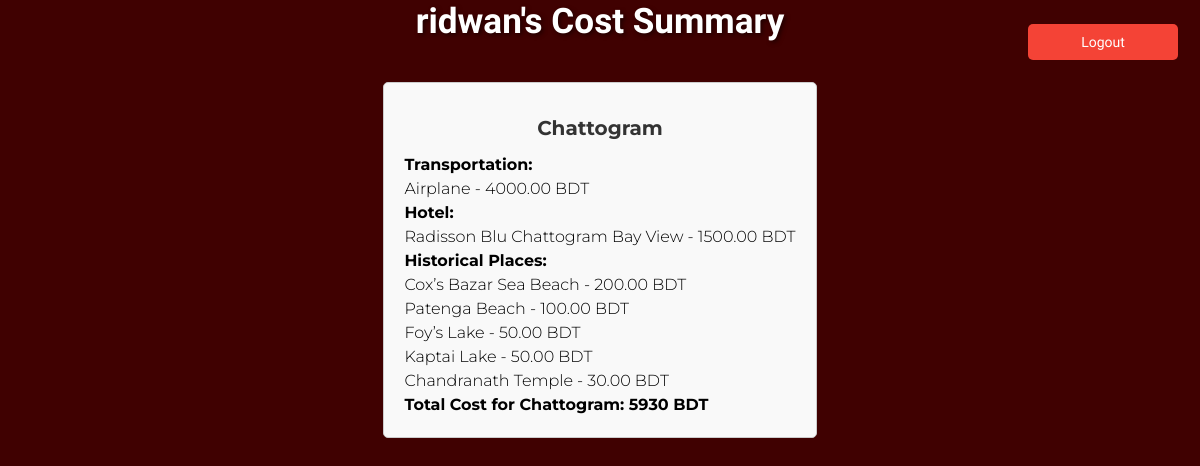
The app's page /cost_summary.php (signed in) with its own data.
### tables this page shows
CREATE TABLE `place` (
  `place_id` int(11) NOT NULL,
  `place_name` varchar(50) NOT NULL,
  `best_season` varchar(20) NOT NULL,
  `place_pic` varchar(512) DEFAULT NULL
);

CREATE TABLE `transportation` (
  `transport_id` int(11) NOT NULL,
  `place_id` int(11) NOT NULL,
  `type` varchar(20) NOT NULL,
  `cost` decimal(10,2) NOT NULL
);

CREATE TABLE `hotel` (
  `hotel_id` int(11) NOT NULL,
  `place_id` int(11) NOT NULL,
  `hotel_name` varchar(100) NOT NULL,
  `stars` int(11) DEFAULT NULL CHECK (`stars` between 1 and 5),
  `avg_price` decimal(10,2) NOT NULL,
  `maps` varchar(256) DEFAULT NULL
);

CREATE TABLE `historicalplace` (
  `historical_id` int(11) NOT NULL,
  `place_id` int(11) NOT NULL,
  `name` varchar(100) NOT NULL,
  `description` text NOT NULL,
  `ticket_price` decimal(10,2) DEFAULT 0.00,
  `map` varchar(512) DEFAULT NULL,
  `picture` varchar(512) DEFAULT NULL
);

### cost_summary.php (the view, shortened to what this page needs)
<?php
require_once 'DBconnect.php';
$user_id = $_SESSION['user_id'];
$sql = "SELECT p.place_id, p.place_name FROM Wishlist w
        JOIN Place p ON w.place_id = p.place_id
        WHERE w.user_id = $user_id";
$result = $conn->query($sql);
?>
<!DOCTYPE html>
<html lang="en">
<head>
    <link rel="stylesheet" href="style.css">
</head>
<body class="home">
    <header>
        <nav>
            <div class="logout-btn-container">
                <a href="logout.php" class="logout-btn">Logout</a>
            </div>
        </nav>
    </header>
    <main>
        <div class="user-info">
            <h3><?php echo $_SESSION['name']; ?>'s Cost Summary</h3>
        </div>
        <div class="wishlist-container">
            <?php if ($result->num_rows > 0) {
                while ($row = $result->fetch_assoc()) {
                    $place_id = $row['place_id'];
                    $place_name = $row['place_name'];
                    $total_transport_cost = 0;
                    $total_hotel_cost = 0;
                    $total_historical_cost = 0;
                    echo "<div class='cost-summary-box'>";
                    echo "<h3><strong>$place_name</strong></h3>";
                    $transport_sql = "SELECT t.type, t.cost FROM Transportation t
                                      JOIN Wishlist w ON t.transport_id = w.transport_id
                                      WHERE w.place_id = $place_id AND w.user_id = $user_id";
                    $transport_result = $conn->query($transport_sql);
                    if ($transport_result->num_rows > 0) {
                        echo "<p><strong>Transportation:</strong><br>";
                        while ($transport = $transport_result->fetch_assoc()) {
                            echo $transport['type'] . " - " . $transport['cost'] . " BDT<br>";
                            $total_transport_cost += $transport['cost'];
                        }
                        echo "</p>";
                    } else {
                        echo "<p><strong>Transportation:</strong> None selected.</p>";
                    }
                    $hotel_sql = "SELECT h.hotel_name, h.avg_price FROM Hotel h
                                  JOIN Wishlist w ON h.hotel_id = w.hotel_id
                                  WHERE w.place_id = $place_id AND w.user_id = $user_id";
                    $hotel_result = $conn->query($hotel_sql);
                    if ($hotel_result->num_rows > 0) {
                        echo "<p><strong>Hotel:</strong><br>";
                        while ($hotel = $hotel_result->fetch_assoc()) {
                            echo $hotel['hotel_name'] . " - " . $hotel['avg_price'] . " BDT<br>";
                            $total_hotel_cost += $hotel['avg_price'];
                        }
                        echo "</p>";
                    } else {
                        echo "<p><strong>Hotel:</strong> None selected.</p>";
                    }
                    $historical_sql = "SELECT hp.name, hp.ticket_price FROM HistoricalPlace hp
                                       JOIN Wishlist w ON FIND_IN_SET(hp.historical_id, w.historical_ids) > 0
                                       WHERE w.place_id = $place_id AND w.user_id = $user_id";
                    $historical_result = $conn->query($historical_sql);
                    if ($historical_result->num_rows > 0) {
                        echo "<p><strong>Historical Places:</strong><br>";
                        while ($historical = $historical_result->fetch_assoc()) {
                            echo $historical['name'] . " - " . $historical['ticket_price'] . " BDT<br>";
                            $total_historical_cost += $historical['ticket_price'];
                        }
                        echo "</p>";
                    } else {
                        echo "<p><strong>Historical Places:</strong> None selected.</p>";
                    }
                    $total_place_cost = $total_transport_cost + $total_hotel_cost + $total_historical_cost;
                    echo "<h4><strong>Total Cost for $place_name: " . $total_place_cost . " BDT</strong></h4>";
                    echo "</div>";
                }
            } else {
                echo "<p class='cost-summary-message'>No places to check the cost of.</p>";
            }
            ?>
        </div>
    </main>
</body>
</html>

### style.css (style rules this page uses)
* { margin: 0; padding: 0; box-sizing: border-box; }
html, body { height: 100%; font-family: Delius, Montserrat; font-optical-sizing: auto; font-weight: 300; font-style: normal; }
body.home { background-color: #400101; }
header { padding: 0 20px; }
nav { display: flex; justify-content: space-between; align-items: center; padding: 35px,0; }
.wishlist-container { display: flex; flex-wrap: wrap; gap: 20px; justify-content: center; padding: 20px; }
.user-info { display: flex; justify-content: space-between; align-items: center; justify-self: center; font-size: 30px; color: white; text-shadow: 2px 2px 4px rgba(0, 0, 0, 0.5); }
.wishlist-container h3 { font-size: 15px; font-weight: 700; margin-bottom: 10px; color: white; font-family: Montserrat; margin-top: 10px; }
.cost-summary-box { font-family: Montserrat; border: 1px solid #ccc; padding: 20px; margin-top: 20px; margin-bottom: 20px; background-color: #f9f9f9; line-height: 1.5; border-radius: 5px; }
.cost-summary-box h3 { font-size: 20px; font-weight: 700; color: #333; text-align: center; }
.logout-btn-container { position: absolute; top: 20px; right: 20px; }
.logout-btn { background-color: #f44336; color: white; padding: 10px 20px; text-align: center; text-decoration: none; display: inline-block; font-size: 14px; margin: 4px 2px; cursor: pointer; border-radius: 5px; border: none; }
.view-cost-summary-btn, .logout-btn { background-color: #4CAF50; color: white; padding: 10px 20px; text-align: center; text-decoration: none; display: inline-block; font-size: 14px; margin: 4px 2px; cursor: pointer; border-radius: 5px; border: none; width: 150px; }
.logout-btn { background-color: #f44336; }

### records on screen
place: place_name "Chattogram", total_place_cost "5930"
transportation: type "Airplane", cost "4000.00"
hotel: hotel_name "Radisson Blu Chattogram Bay View", avg_price "1500.00"
historicalplace: name "Cox’s Bazar Sea Beach", ticket_price "200.00"
historicalplace: name "Patenga Beach", ticket_price "100.00"
historicalplace: name "Foy’s Lake", ticket_price "50.00"
historicalplace: name "Kaptai Lake", ticket_price "50.00"
historicalplace: name "Chandranath Temple", ticket_price "30.00"

### other values on screen
$_SESSION['name'] "ridwan"
